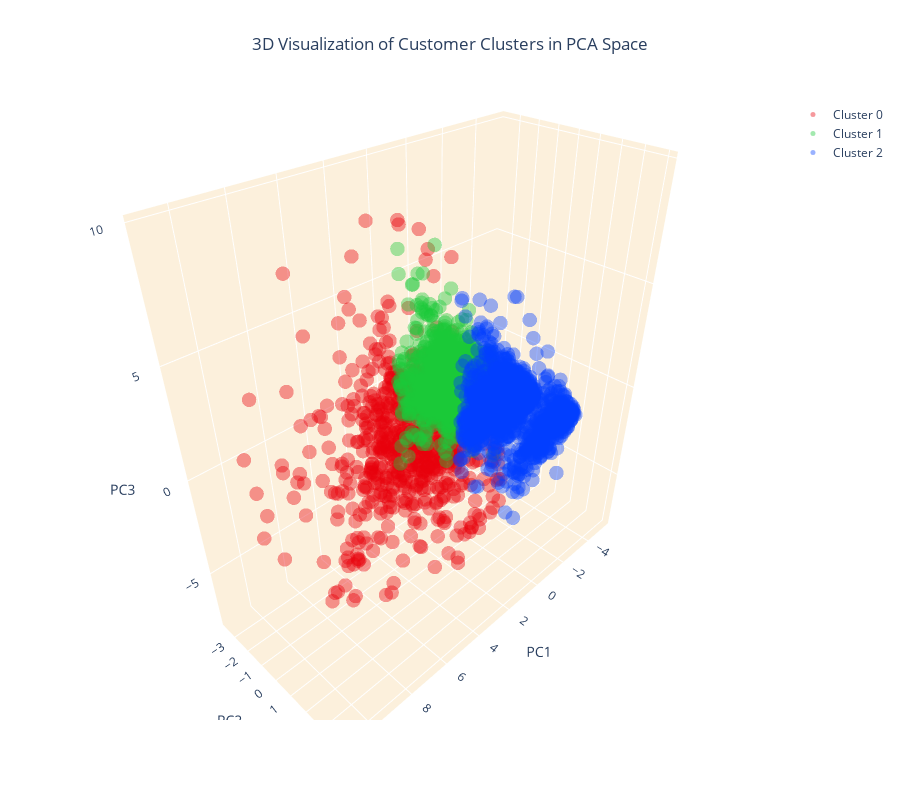

Here is the notebook cell this chart was saved with:
### Code cell
# Create separate data frames for each cluster
cluster_0 = customer_data_pca[customer_data_pca['cluster'] == 0]
cluster_1 = customer_data_pca[customer_data_pca['cluster'] == 1]
cluster_2 = customer_data_pca[customer_data_pca['cluster'] == 2]

# Create a 3D scatter plot
fig = go.Figure()

# Add data points for each cluster separately and specify the color
fig.add_trace(go.Scatter3d(x=cluster_0['PC1'], y=cluster_0['PC2'], z=cluster_0['PC3'], 
                           mode='markers', marker=dict(color=colors[0], size=5, opacity=0.4), name='Cluster 0'))
fig.add_trace(go.Scatter3d(x=cluster_1['PC1'], y=cluster_1['PC2'], z=cluster_1['PC3'], 
                           mode='markers', marker=dict(color=colors[1], size=5, opacity=0.4), name='Cluster 1'))
fig.add_trace(go.Scatter3d(x=cluster_2['PC1'], y=cluster_2['PC2'], z=cluster_2['PC3'], 
                           mode='markers', marker=dict(color=colors[2], size=5, opacity=0.4), name='Cluster 2'))

# Set the title and layout details
fig.update_layout(
    title=dict(text='3D Visualization of Customer Clusters in PCA Space', x=0.5),
    scene=dict(
        xaxis=dict(backgroundcolor="#fcf0dc", gridcolor='white', title='PC1'),
        yaxis=dict(backgroundcolor="#fcf0dc", gridcolor='white', title='PC2'),
        zaxis=dict(backgroundcolor="#fcf0dc", gridcolor='white', title='PC3'),
    ),
    width=900,
    height=800
)

# Show the plot
fig.show()

### Figure 1 — Plotly figure (JSON) as saved in the notebook; plotly's stock layout.template omitted (floating-point values rounded to 4 significant figures; data arrays with more than 128 entries replaced by an {"elided": "..."} marker saying what was removed)
{"data": [{"marker": {"color": "#e8000b", "opacity": 0.4, "size": 5}, "mode": "markers", "name": "Cluster 0", "type": "scatter3d", "x": {"elided": "719 float values"}, "y": {"elided": "719 float values"}, "z": {"elided": "719 float values"}}, {"marker": {"color": "#1ac938", "opacity": 0.4, "size": 5}, "mode": "markers", "name": "Cluster 1", "type": "scatter3d", "x": {"elided": "1687 float values"}, "y": {"elided": "1687 float values"}, "z": {"elided": "1687 float values"}}, {"marker": {"color": "#023eff", "opacity": 0.4, "size": 5}, "mode": "markers", "name": "Cluster 2", "type": "scatter3d", "x": {"elided": "1656 float values"}, "y": {"elided": "1656 float values"}, "z": {"elided": "1656 float values"}}], "layout": {"height": 800, "scene": {"xaxis": {"backgroundcolor": "#fcf0dc", "gridcolor": "white", "title": {"text": "PC1"}}, "yaxis": {"backgroundcolor": "#fcf0dc", "gridcolor": "white", "title": {"text": "PC2"}}, "zaxis": {"backgroundcolor": "#fcf0dc", "gridcolor": "white", "title": {"text": "PC3"}}}, "title": {"text": "3D Visualization of Customer Clusters in PCA Space", "x": 0.5}, "width": 900}}
